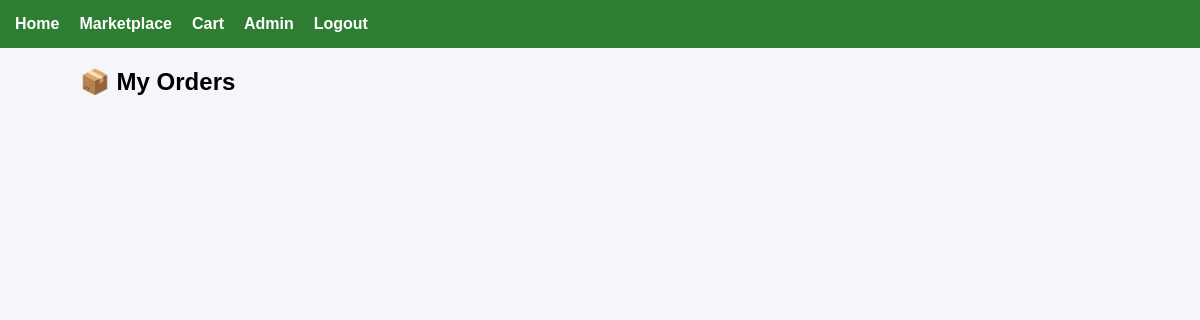
The page /orders (signed in) on the database as committed earlier.
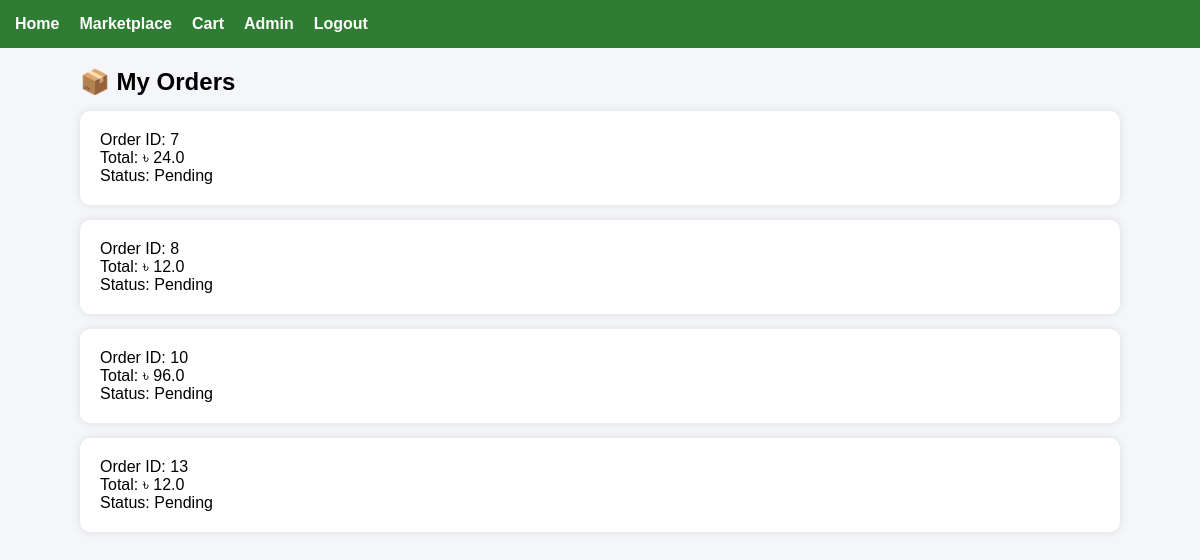
The same page on the database as committed later.
### tables this page shows
CREATE TABLE orders(
        id INTEGER PRIMARY KEY AUTOINCREMENT,
        user_id INTEGER,
        total REAL,
        payment_method TEXT,
        status TEXT DEFAULT 'Pending'
    );

### app1.py (the view)
@app.route("/orders")     #ORDERS
def orders():
    conn = get_db()
    cur = conn.cursor()
    cur.execute("""
    SELECT * FROM orders
    WHERE user_id=?
    """, (session["user_id"],))
    orders = cur.fetchall()
    conn.close()
    return render_template("buyer/orders.html", orders=orders)

### app1.py (called while the page is built)
def get_db():
    conn = sqlite3.connect("database.db")
    conn.row_factory = sqlite3.Row
    return conn

### templates/buyer/orders.html (shortened to what this page needs)
{% extends "base.html" %}
{% block content %}
<h2>📦 My Orders</h2>
{% for o in orders %}
<div class="card">
<p>
Order ID:
{{ o["id"] }}
</p>
<p>
Total:
৳ {{ o["total"] }}
</p>
<p>
Status:
{{ o["status"] }}
</p>
</div>
{% endfor %}
{% endblock %}

Rows that differ between the two databases and show on the page:
added orders: id "7", total "24.0", status "Pending"
added orders: id "8", total "12.0", status "Pending"
added orders: id "10", total "96.0", status "Pending"
added orders: id "13", total "12.0", status "Pending"
